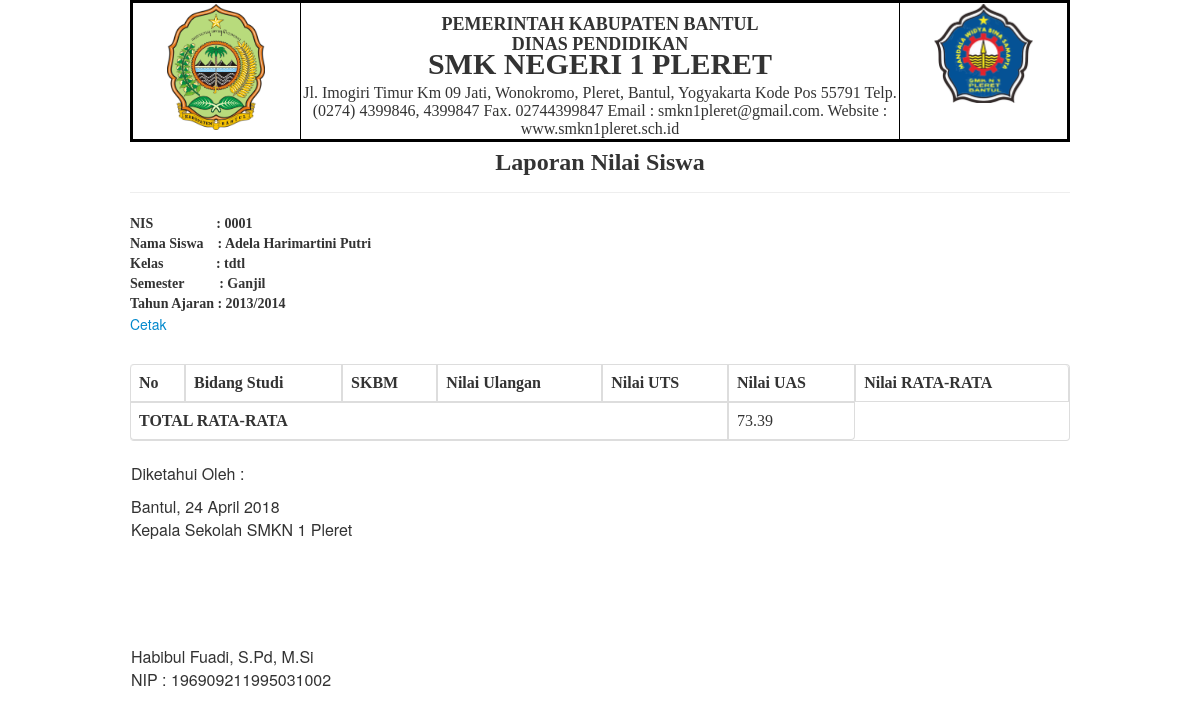
/laporan/lapnilaisiswa.php?id=0001, run on the app's committed database.
### tables this page shows
CREATE TABLE `siswa` (
  `NIS` varchar(10) NOT NULL,
  `Nama` varchar(30) NOT NULL,
  `Tmpt_lahir` varchar(30) NOT NULL,
  `Tgl_lahir` date NOT NULL,
  `JK` varchar(10) NOT NULL,
  `Agama` varchar(10) NOT NULL,
  `Alamat` varchar(50) NOT NULL,
  `Nm_ayah` varchar(30) NOT NULL,
  `Nm_ibu` varchar(30) NOT NULL,
  `Pekerjaan_ayah` varchar(20) NOT NULL,
  `Pekerjaan_ibu` varchar(20) NOT NULL,
  `Id_kelas` int(11) NOT NULL,
  `Telp` varchar(15) NOT NULL
);

CREATE TABLE `kelas` (
  `Id_kelas` int(11) NOT NULL,
  `Kelas` varchar(10) NOT NULL,
  `Thn_ajaran` varchar(10) NOT NULL,
  `Semester` varchar(10) NOT NULL,
  `NIP_walikelas` varchar(20) NOT NULL
);

CREATE TABLE `nilai` (
  `Kd_nilai` int(11) NOT NULL,
  `Thn_ajaran` varchar(10) NOT NULL,
  `Semester` varchar(10) NOT NULL,
  `NIS` varchar(10) NOT NULL,
  `rata_rata` varchar(10) DEFAULT '0',
  `NIP` varchar(20) NOT NULL
);

CREATE TABLE `guru` (
  `NIP` varchar(20) NOT NULL,
  `Nama_guru` varchar(30) NOT NULL,
  `Tmpt_lahir` varchar(20) NOT NULL,
  `Tgl_lahir` date NOT NULL,
  `JK` varchar(10) NOT NULL,
  `Agama` varchar(10) NOT NULL,
  `Jabatan` varchar(20) NOT NULL,
  `Id_matapelajaran` int(11) NOT NULL,
  `TMT_guru` date NOT NULL,
  `Alamat` varchar(50) NOT NULL,
  `Telp` varchar(15) NOT NULL
);

### laporan/lapnilaisiswa.php (the view, shortened to what this page needs)
<?php
$id=$_GET['id'];
$sql1=mysql_query("SELECT siswa.*, kelas.Kelas, kelas.Semester, kelas.Thn_ajaran
FROM siswa LEFT JOIN kelas ON siswa.Id_kelas = kelas.Id_kelas where siswa.NIS='".$id."'");
$rs2=mysql_fetch_array($sql1) or die(mysql_error());
?>
<link href="../css/bootstrap.min.css" rel="stylesheet" type="text/css">
<?php include("header.php");?>
<center>
  <h4 class="style1">Laporan Nilai Siswa</h4>
  </center>
<hr>
<span class="style5 style6">NIS &nbsp;&nbsp;&nbsp;&nbsp;&nbsp;&nbsp;&nbsp;&nbsp;&nbsp;&nbsp;&nbsp;&nbsp;&nbsp;&nbsp;&nbsp;&nbsp;&nbsp;:
<?= $rs2['NIS'];?>
<br>
Nama Siswa &nbsp;&nbsp;&nbsp;:
<?= $rs2['Nama'];?>
<br>
Kelas &nbsp;&nbsp;&nbsp;&nbsp;&nbsp;&nbsp;&nbsp;&nbsp;&nbsp;&nbsp;&nbsp;&nbsp;&nbsp;&nbsp;:
<?= $rs2['Kelas'];?>
<br>
Semester &nbsp;&nbsp;&nbsp;&nbsp;&nbsp;&nbsp;&nbsp;&nbsp;&nbsp;:
<?= $rs2['Semester'];?>
<br>
Tahun Ajaran :
<?= $rs2['Thn_ajaran'];?>
</span><br>
<a href="#" onClick="window.print();">Cetak</a>
<p>&nbsp;</p>
<table  width="100%" border="4" cellspacing="0" cellpadding="0" class="table table-bordered">
<thead>
<th align="center" valign="top"><span class="style5">No</span></th>
<th align="center" valign="top"><span class="style5">Bidang Studi</span></th>
<th align="center" valign="top"><span class="style5">SKBM</span></th>
<th align="center" valign="top"><span class="style5">Nilai Ulangan</span></th>
<th align="center" valign="top"><span class="style5">Nilai UTS</span></th>
<th align="center" valign="top"><span class="style5">Nilai UAS</span></th>
<th align="center" valign="top"><span class="style5">Nilai RATA-RATA</span></th>
</thead>
<tr>
  <td colspan="5" align="center" valign="top"><span class="style5"><strong>TOTAL RATA-RATA</strong></span></td>
  <td align="center" valign="top"><span class="style5">
    <?php
  $t=mysql_query("Select Rata_rata from nilai Where NIS='".$_GET['id']."'");
  $p=mysql_fetch_array($t);
  echo round ($p['Rata_rata'],2);
  ?>
  </span></td>
</tr>
</table>
<?php include("footer3.php");?>

### laporan/footer3.php
<table width="862" height="57" border="0">
          <tr>
            <td  width="352"><p>Diketahui Oleh :<br /><p>Bantul, <?php echo date("d F Y");?><br />
              Kepala Sekolah
              SMKN 1 Pleret</p><br />
              <br />
              <br />
              <br />
              <strong><u><?php $kp="select * from guru where Jabatan='Kepala Sekolah' ";
			  			$hasil=mysql_query($kp);
						while($data=mysql_fetch_array($hasil)){
						echo "	<tr>
								<td>$data[Nama_guru]<br>
								NIP : $data[NIP]</td> </tr>";
								}?>
						</td>
          </tr>
        </table>

### laporan/header.php (style rules this page uses)
.style5 { font-family: "Times New Roman", Times, serif }

### data on the page
siswa: NIS "0001", Nama "Adela Harimartini Putri", Id_kelas.Kelas "tdtl", Id_kelas.Semester "Ganjil", Id_kelas.Thn_ajaran "2013/2014"
nilai: rata_rata "73.39"
guru: Nama_guru "Habibul Fuadi, S.Pd, M.Si", NIP "196909211995031002"
